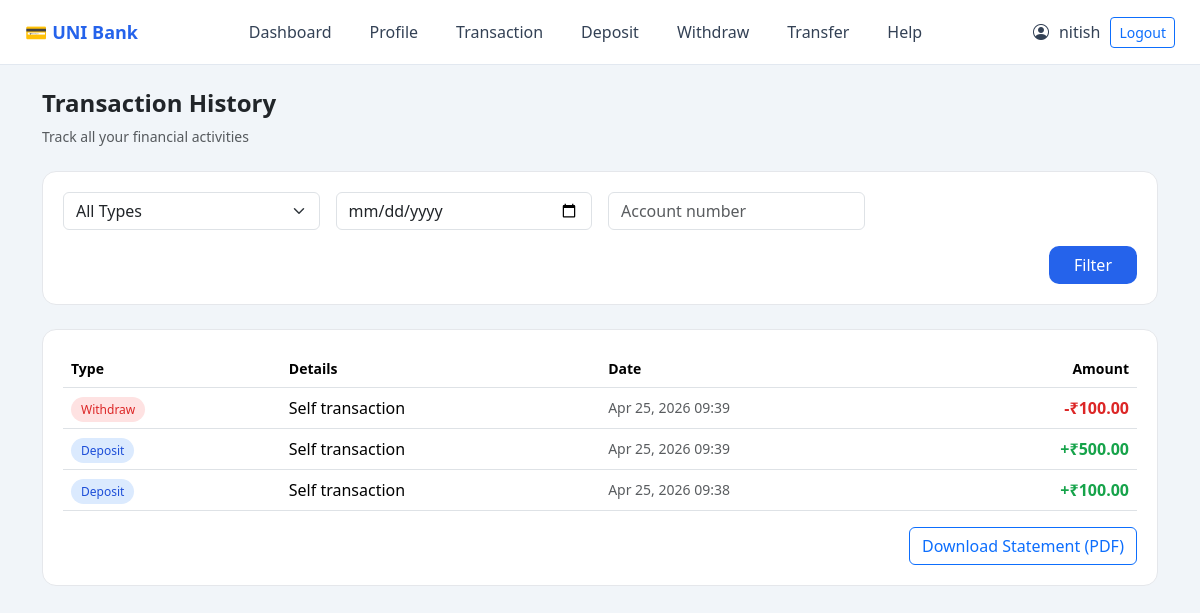
Page /transactions/ (signed in) on the committed database.
### core/models.py (models this page shows, shortened)
class Transaction(models.Model):
    TRANSACTION_TYPES = (
        ('DEPOSIT', 'Deposit'),
        ('WITHDRAW', 'Withdraw'),
        ('TRANSFER', 'Transfer'),
    )
    sender = models.ForeignKey(
        Customer,
        related_name='sent_transactions',
        on_delete=models.CASCADE,
        null=True,
        blank=True
    )
    receiver = models.ForeignKey(
        Customer,
        related_name='received_transactions',
        on_delete=models.CASCADE,
        null=True,
        blank=True
    )
    amount = models.DecimalField(max_digits=10, decimal_places=2)
    transaction_type = models.CharField(max_length=10, choices=TRANSACTION_TYPES)
    reference_id = models.CharField(max_length=100, unique=True, default=uuid.uuid4)
    status = models.CharField(
        max_length=10,
        choices=[
            ('SUCCESS', 'Success'),
            ('FAILED', 'Failed'),
            ('PENDING', 'Pending'),
        ],
        default='SUCCESS'
    )
    ip_address = models.GenericIPAddressField(null=True, blank=True)
    device_info = models.CharField(max_length=255, null=True, blank=True)
    timestamp = models.DateTimeField(auto_now_add=True)
    class Meta:
        indexes = [
            models.Index(fields=['sender', 'timestamp']),
            models.Index(fields=['receiver', 'timestamp']),
            models.Index(fields=['transaction_type']),
        ]

### core/views.py (the view)
# urls.py: path('transactions/', views.transaction_history, name='transactions'),
@login_required
def transaction_history(request):
    customer = request.user.customer
    transactions = Transaction.objects.filter(
        Q(sender=customer) | Q(receiver=customer)
    )
    tx_type = request.GET.get('type')
    start_date = request.GET.get('start')
    end_date = request.GET.get('end')
    search = request.GET.get('search')
    if tx_type:
        transactions = transactions.filter(transaction_type=tx_type)
    if start_date:
        transactions = transactions.filter(timestamp__date__gte=start_date)
    if end_date:
        transactions = transactions.filter(timestamp__date__lte=end_date)
    if search:
        transactions = transactions.filter(
            Q(sender__account_number__icontains=search) |
            Q(receiver__account_number__icontains=search)
        )
    transactions = transactions.order_by('-timestamp')
    return render(request, 'transactions.html', {
        'transactions': transactions
    })

### core/templates/transactions.html (shortened to what this page needs)
{% extends 'base.html' %}
{% block content %}
<div class="tx-header mb-4">
    <h4>Transaction History</h4>
    <p class="text-muted small">Track all your financial activities</p>
</div>
<div class="card-fin mb-4">
    <form method="get" class="row g-3 align-items-center">
        <div class="col-md-3">
            <select name="type" class="form-select">
                <option value="">All Types</option>
            </select>
        </div>
        <div class="col-md-3">
            <input type="date" name="start" class="form-control">
        </div>
        <div class="col-md-3">
            <input type="text" name="search" class="form-control" placeholder="Account number">
        </div>
        <div class="col-md-12 text-end">
            <button class="btn btn-blue px-4">Filter</button>
        </div>
    </form>
</div>
<div class="card-fin">
<table class="table table-custom align-middle">
    <thead class="text-muted small">
        <tr>
            <th>Type</th>
            <th>Details</th>
            <th>Date</th>
            <th class="text-end">Amount</th>
        </tr>
    </thead>
    <tbody>
    {% for t in transactions %}
    <tr>
        <td>
            {% if t.transaction_type == "DEPOSIT" %}
                <span class="badge-deposit">Deposit</span>
            {% elif t.transaction_type == "WITHDRAW" %}
                <span class="badge-withdraw">Withdraw</span>
            {% else %}
                <span class="badge-transfer">Transfer</span>
            {% endif %}
        </td>
        <td>
            {% if t.transaction_type == "TRANSFER" %}
                {% if t.sender == request.user.customer %}
                    Sent → {{ t.receiver.account_number }}
                {% else %}
                    Received ← {{ t.sender.account_number }}
                {% endif %}
            {% else %}
                Self transaction
            {% endif %}
        </td>
        <td class="text-muted small">
            {{ t.timestamp|date:"M d, Y H:i" }}
        </td>
        <td class="text-end">
            {% if t.sender == request.user.customer %}
                <span class="amount-debit">-₹{{ t.amount }}</span>
            {% else %}
                <span class="amount-credit">+₹{{ t.amount }}</span>
            {% endif %}
        </td>
    </tr>
    {% empty %}
    <tr>
        <td colspan="4" class="text-center text-muted py-4">
            No transactions found
        </td>
    </tr>
    {% endfor %}
    </tbody>
</table>
<div class="text-end mt-3">
    <a href="{% url 'statement' %}" class="btn btn-outline-primary">
        Download Statement (PDF)
    </a>
</div>
</div>
{% endblock %}

### core/templates/base.html (shortened to what this page needs)
<!DOCTYPE html>
<html>
<head>
    <link href="https://cdn.jsdelivr.net/npm/bootstrap@5.3.3/dist/css/bootstrap.min.css" rel="stylesheet">
    <link href="https://cdn.jsdelivr.net/npm/bootstrap-icons/font/bootstrap-icons.css" rel="stylesheet">
</head>
<body>
<nav class="navbar-fin d-flex justify-content-between align-items-center">
    <div class="brand">
        💳 UNI Bank
    </div>
    {% if user.is_authenticated %}
    <div class="action-nav">
        <a href="{% url 'dashboard' %}" class="nav-item-fin text-decoration-none">
            Dashboard
        </a>
        <a href="{% url 'profile' %}" class="nav-item-fin text-decoration-none">
            Profile
        </a>
        <a href="{% url 'transactions' %}" class="nav-item-fin text-decoration-none">
            Transaction
        </a>
        <a href="{% url 'deposit' %}" class="nav-item-fin text-decoration-none">
            Deposit
        </a>
        <a href="{% url 'withdraw' %}" class="nav-item-fin text-decoration-none">
            Withdraw
        </a>
        <a href="{% url 'transfer' %}" class="nav-item-fin text-decoration-none">
            Transfer
        </a>
        <a href="{% url 'support' %}" class="nav-item-fin text-decoration-none">
            Help
        </a>
    </div>
    {% endif %}
    <div class="user-box">
        {% if user.is_authenticated %}
            <i class="bi bi-person-circle"></i>
            <span>{{ user.username }}</span>
            <form method="POST" action="{% url 'logout' %}">
                <button class="btn btn-sm btn-outline-primary">
                    Logout
                </button>
            </form>
        {% else %}
            <a href="{% url 'login' %}" class="btn btn-sm btn-primary">Login</a>
        {% endif %}
    </div>
</nav>
<div class="container mt-4">
    {% block content %}
    {% endblock %}
</div>
</body>
</html>

### core/templates/base.html (style rules this page uses)
body { margin: 0; font-family: 'Segoe UI', sans-serif; background: #f1f5f9; }
.navbar-fin { background: #ffffff; border-bottom: 1px solid #e2e8f0; padding: 12px 25px; }
.brand { font-weight: 800; color: #2563eb; font-size: 18px; }
.nav-item-fin { position: relative; padding: 8px 14px; cursor: pointer; transition: 0.3s; color: #334155; border-radius: 8px; }
.nav-item-fin:after { content: ""; position: absolute; left: 0; bottom: 0; height: 2px; width: 0%; background: #2563eb; transition: 0.3s; }
.user-box { display: flex; align-items: center; gap: 10px; color: #334155; }
.action-nav { display: flex; gap: 10px; }

### core/templates/transactions.html (style rules this page uses)
.tx-header h4 { font-weight: 700; }
.card-fin { background: #ffffff; border-radius: 14px; border: 1px solid #e5e7eb; padding: 20px; transition: 0.3s; }
.table-custom tbody tr { transition: 0.2s; }
.badge-deposit { color: #1d4ed8; background: #dbeafe; padding: 4px 10px; border-radius: 20px; font-size: 12px; }
.badge-withdraw { color: #dc2626; background: #fee2e2; padding: 4px 10px; border-radius: 20px; font-size: 12px; }
.amount-credit { color: #16a34a; font-weight: 600; }
.amount-debit { color: #dc2626; font-weight: 600; }
.btn-blue { background: #2563eb; color: white; border-radius: 10px; }

### rows in the picture
Transaction: transaction_type "Withdraw", timestamp "Apr 25, 2026 09:39", amount "100.00"
Transaction: transaction_type "Deposit", timestamp "Apr 25, 2026 09:39", amount "500.00"
Transaction: transaction_type "Deposit", timestamp "Apr 25, 2026 09:38", amount "100.00"

### other values in the picture
{{ user.username }} "nitish"
